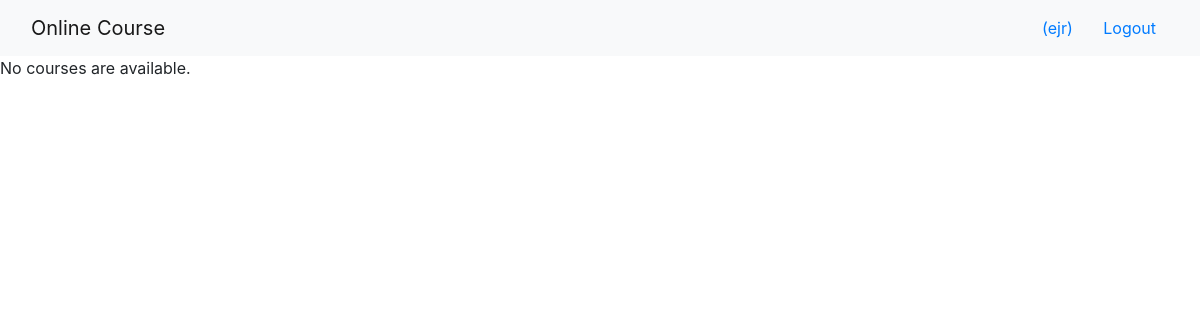
The page /onlinecourse/ (signed in) on the database as committed earlier.
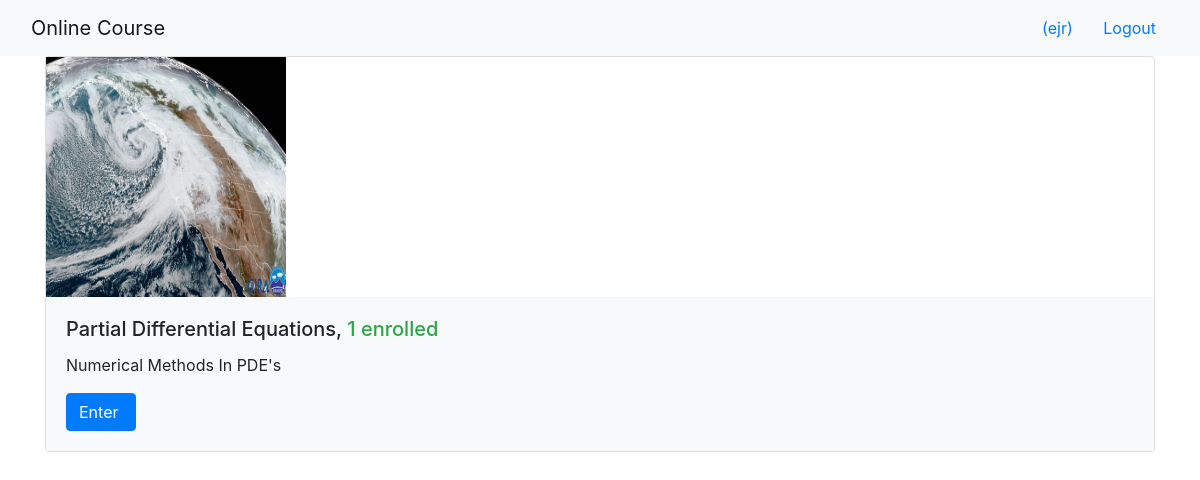
The same page on the database as committed later.
### onlinecourse/models.py (models this page shows, shortened)
class Course(models.Model):
    name = models.CharField(null=False, max_length=30, default='online course')
    image = models.ImageField(upload_to='course_images/')
    description = models.CharField(max_length=1000)
    pub_date = models.DateField(null=True)
    instructors = models.ManyToManyField(Instructor)
    users = models.ManyToManyField(settings.AUTH_USER_MODEL, through='Enrollment')
    total_enrollment = models.IntegerField(default=0)
    is_enrolled = False

### onlinecourse/views.py (the view)
class CourseListView(generic.ListView):
    template_name = 'onlinecourse/course_list_bootstrap.html'
    context_object_name = 'course_list'
    def get_queryset(self):
        user = self.request.user
        courses = Course.objects.order_by('-total_enrollment')[:10]
        for course in courses:
            if user.is_authenticated:
                course.is_enrolled = check_if_enrolled(user, course)
        return courses

### onlinecourse/views.py (called while the page is built)
def check_if_enrolled(user, course):
    is_enrolled = False
    if user.id is not None:
        num_results = Enrollment.objects.filter(user=user, course=course).count()
        if num_results > 0:
            is_enrolled = True
    return is_enrolled

### onlinecourse/templates/onlinecourse/course_list_bootstrap.html (shortened to what this page needs)
<!DOCTYPE html>
<html lang="en">
<head>
    {% load static %}
    <link rel="stylesheet" href="https://maxcdn.bootstrapcdn.com/bootstrap/4.5.2/css/bootstrap.min.css">
</head>
<body>
    <nav class="navbar navbar-light bg-light">
        <div class="container-fluid">
            <div class="navbar-header">
                  <a class="navbar-brand" href="#">Online Course</a>
            </div>
            <ul class="nav navbar-nav navbar-right">
                {% if user.is_authenticated %}
                <li>
                    <a class="btn btn-link" href="#">{{ user.first_name }}({{ user.username }})</a>
                    <a class="btn btn-link" href="{% url 'onlinecourse:logout' %}">Logout</a>
                </li>
                {% endif %}
            </ul>
        </div>
    </nav>
    {% if course_list %}
        <div class="container">
            <div class="card-deck">
                {% for course in course_list %}
                         <div class="card" style="width: 36rem;">
                          <img class="card-img-left" src="{{MEDIA_URL}}/{{ course.image }}" width="240px" height="240px"
                               alt="Course image">
                          <div class="card-body bg-light">
                              <h5 class="card-title">{{ course.name }}, <span class="text-success">
                                  {{ course.total_enrollment}} enrolled</span></h5>
                            <p class="card-text">{{ course.description}}</p>
                            <form action="{% url 'onlinecourse:enroll' course.id %}" method="post">
                                  <input class="btn btn-primary"  type="submit"
                                         value="{% if course.is_enrolled %}Enter{% else %}Enroll{% endif %} ">
                            </form>
                          </div>
                        </div>
                {% endfor %}
            </div>
        </div>
    {% else %}
        <p>No courses are available.</p>
    {% endif %}
</body>
</html>

Rows that differ between the two databases and show on the page:
added Course: image (picture), name "Partial Differential Equations", total_enrollment "1", description "Numerical Methods In PDE's", is_enrolled "Enter"
Other text that changed with them:
text no longer shown: "No courses are available."
